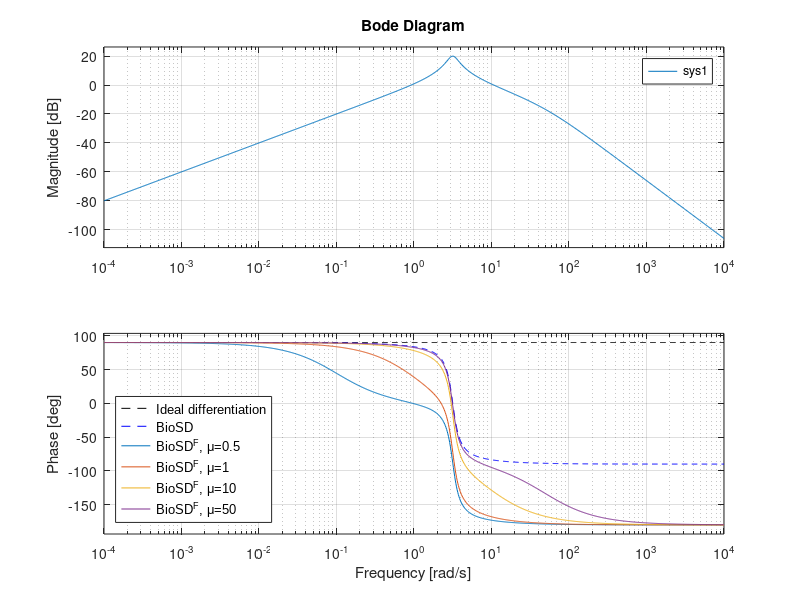

Reproduce this figure in MATLAB.
clc;
clear all; 
close all;
%% Frequency response analysis - BioSDF differentiators

%ideal differentiator
Hi = tf([1 0],[0 0 1]);
bode(Hi,{0.0001,10000},'--k');
hold on;

%BioSD differentiator
H = tf([1 0],[0.1 0.1 1]);
bode(H,{0.0001,10000},'--b');
hold on;

%BioSDF differentiators
m=[0.1 1 10 50];
for i=1:length(m)
H1 = tf([m(i)],[1 m(i)]);
sys1=H1*H;
bode(sys1,{0.0001,10000});
hold on;
end

legend('Ideal differentiation', 'BioSD','BioSD^{F}, μ=0.5','BioSD^{F}, μ=1','BioSD^{F}, μ=10','BioSD^{F}, μ=50','FontName', 'Arial','Location','southwest')
